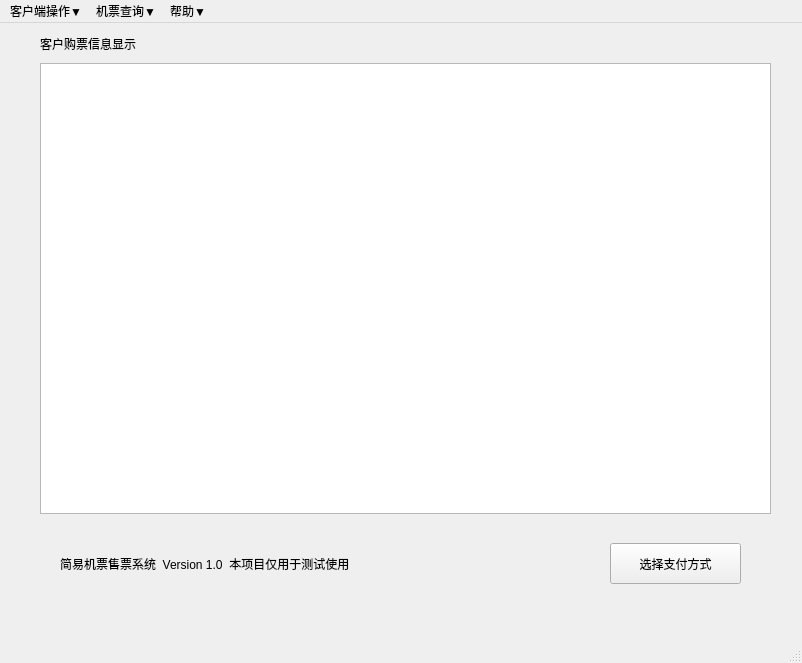
<?xml version="1.0" encoding="UTF-8"?>
<ui version="4.0">
 <class>MainWindow</class>
 <widget class="QMainWindow" name="MainWindow">
  <property name="geometry">
   <rect>
    <x>0</x>
    <y>0</y>
    <width>802</width>
    <height>663</height>
   </rect>
  </property>
  <property name="windowTitle">
   <string>TicketingSystem_Client</string>
  </property>
  <widget class="QWidget" name="centralwidget">
   <widget class="QTextBrowser" name="textBrowser">
    <property name="geometry">
     <rect>
      <x>40</x>
      <y>40</y>
      <width>731</width>
      <height>451</height>
     </rect>
    </property>
   </widget>
   <widget class="QLabel" name="label">
    <property name="geometry">
     <rect>
      <x>40</x>
      <y>10</y>
      <width>171</width>
      <height>21</height>
     </rect>
    </property>
    <property name="styleSheet">
     <string notr="true">font: 75 15pt &quot;Waree&quot;;</string>
    </property>
    <property name="text">
     <string>客户购票信息显示</string>
    </property>
   </widget>
   <widget class="QLabel" name="label_2">
    <property name="geometry">
     <rect>
      <x>60</x>
      <y>510</y>
      <width>541</width>
      <height>61</height>
     </rect>
    </property>
    <property name="styleSheet">
     <string notr="true">
font: 75 16pt &quot;Waree&quot;;</string>
    </property>
    <property name="text">
     <string>简易机票售票系统  Version 1.0  本项目仅用于测试使用</string>
    </property>
   </widget>
   <widget class="QPushButton" name="pushButton">
    <property name="geometry">
     <rect>
      <x>610</x>
      <y>520</y>
      <width>131</width>
      <height>41</height>
     </rect>
    </property>
    <property name="styleSheet">
     <string notr="true">font: 57 15pt &quot;Ubuntu&quot;;</string>
    </property>
    <property name="text">
     <string>选择支付方式</string>
    </property>
   </widget>
  </widget>
  <widget class="QMenuBar" name="menubar">
   <property name="geometry">
    <rect>
     <x>0</x>
     <y>0</y>
     <width>802</width>
     <height>28</height>
    </rect>
   </property>
   <widget class="QMenu" name="menu_func">
    <property name="title">
     <string>客户端操作▼</string>
    </property>
    <addaction name="action_connect"/>
    <addaction name="action_disconnect"/>
    <addaction name="action_buyticket"/>
    <addaction name="action_exit"/>
   </widget>
   <widget class="QMenu" name="menu_inquire">
    <property name="title">
     <string>机票查询▼</string>
    </property>
    <addaction name="action_inquireone"/>
    <addaction name="action_inquireall"/>
   </widget>
   <widget class="QMenu" name="menu_help">
    <property name="title">
     <string>帮助▼</string>
    </property>
    <addaction name="action_show"/>
    <addaction name="action_about"/>
   </widget>
   <addaction name="menu_func"/>
   <addaction name="menu_inquire"/>
   <addaction name="menu_help"/>
  </widget>
  <widget class="QStatusBar" name="statusbar"/>
  <action name="action_connect">
   <property name="text">
    <string>连接服务器</string>
   </property>
  </action>
  <action name="action_disconnect">
   <property name="text">
    <string>断开连接</string>
   </property>
  </action>
  <action name="action_buyticket">
   <property name="text">
    <string>购买机票</string>
   </property>
  </action>
  <action name="action_exit">
   <property name="text">
    <string>退出</string>
   </property>
  </action>
  <action name="action_inquireone">
   <property name="text">
    <string>查询指定机票</string>
   </property>
   <property name="toolTip">
    <string>查询指定机票</string>
   </property>
  </action>
  <action name="action_inquireall">
   <property name="text">
    <string>查询所有机票</string>
   </property>
   <property name="toolTip">
    <string>查询所有机票</string>
   </property>
  </action>
  <action name="action_show">
   <property name="text">
    <string>显示内容</string>
   </property>
  </action>
  <action name="action_about">
   <property name="text">
    <string>关于</string>
   </property>
  </action>
 </widget>
 <resources/>
 <connections/>
</ui>
